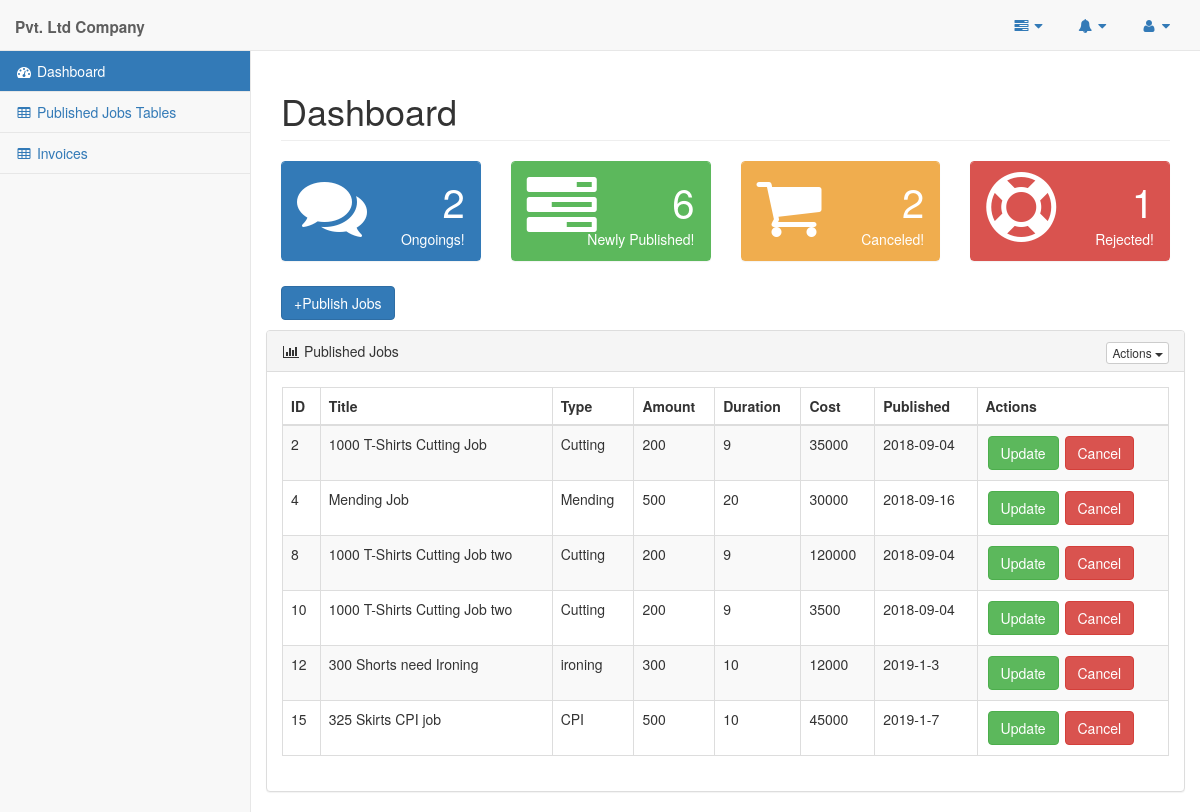
The app's page /pages/company.php, older data.
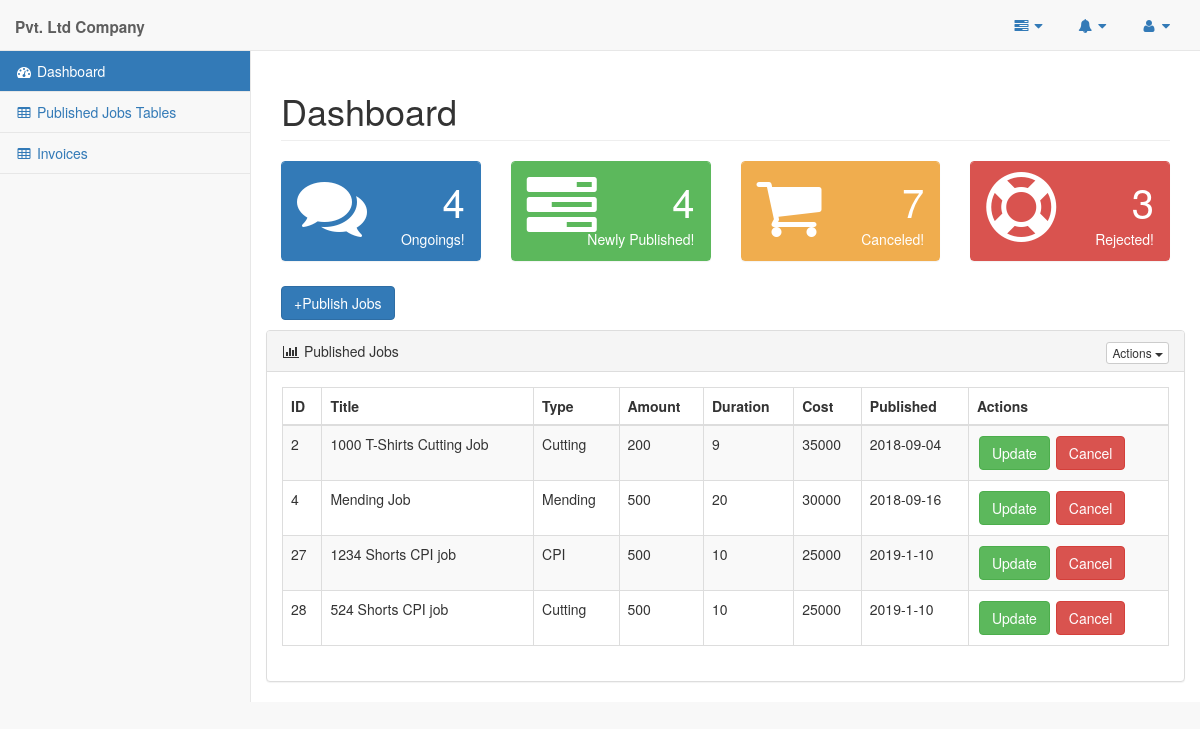
The same page, newer data.
### tables this page shows
CREATE TABLE `company_job` (
  `jobID` int(11) NOT NULL,
  `jobTitle` varchar(45) DEFAULT NULL,
  `jobType` varchar(45) DEFAULT NULL,
  `jobAmount` varchar(45) DEFAULT NULL,
  `jobPeriod` varchar(45) DEFAULT NULL,
  `jobPrice` int(45) DEFAULT NULL,
  `jobDate` varchar(45) DEFAULT NULL,
  `jobStatus` varchar(45) DEFAULT NULL,
  `comID` varchar(10) NOT NULL,
  `supID` varchar(45) NOT NULL
);

### pages/query_boxes/company_jobs_published.php (the view, shortened to what this page needs)
<?php
    $queryJob="SELECT * FROM company_job WHERE jobStatus='offline'";
    $resultJob=mysqli_query($conn,$queryJob);
    if(mysqli_num_rows($resultJob)>0){
        while($rowJob=mysqli_fetch_assoc($resultJob)){
            echo "<tr>
                    <td>".$rowJob['jobID']."</td>
                    <td>".$rowJob['jobTitle']."</td>
                    <td>".$rowJob['jobType']."</td>
                    <td>".$rowJob['jobAmount']."</td>
                    <td>".$rowJob['jobPeriod']."</td>
                    <td>".$rowJob['jobPrice']."</td>
                    <td>".$rowJob['jobDate']."</td>
                    <td><button style='margin:2px' class='btn btn-success' data-target='#".$rowJob['jobID']."' data-toggle='modal'>Update</button>
                    <button class='btn btn-danger'  data-target='#cancel_job" . $rowJob['jobID'] . "' data-toggle='modal' >Cancel</button></td>
                </tr>";
        }
    }
?>

### pages/query_boxes/company_ongoing_jobs_count.php
<?php
    $query="SELECT COUNT(jobID) AS jobCount  FROM company_job WHERE jobStatus='online' ";
    $result=mysqli_query($conn,$query);
    if(mysqli_num_rows($result)>0){
        $row=mysqli_fetch_assoc($result);
        echo $row['jobCount'];
    }
?>

### pages/query_boxes/company_newly_published_jobs_count.php
<?php
    $query="SELECT COUNT(jobID) AS jobCount  FROM company_job WHERE jobStatus='offline' ";
    $result=mysqli_query($conn,$query);
    if(mysqli_num_rows($result)>0){
        $row=mysqli_fetch_assoc($result);
        echo $row['jobCount'];
    }
?>

### pages/query_boxes/company_cancel_jobs_count.php
<?php
    $query="SELECT COUNT(jobID) AS jobCount  FROM company_job WHERE jobStatus='cancle' ";
    $result=mysqli_query($conn,$query);
    if(mysqli_num_rows($result)>0){
        $row=mysqli_fetch_assoc($result);
        echo $row['jobCount'];
    }
?>

### pages/query_boxes/company_rejected_jobs_count.php
<?php
    $query="SELECT COUNT(jobID) AS jobCount  FROM company_job WHERE jobStatus='rejected' ";
    $result=mysqli_query($conn,$query);
    if(mysqli_num_rows($result)>0){
        $row=mysqli_fetch_assoc($result);
        echo $row['jobCount'];
    }
?>

Row changes from the older to the newer data that the page shows:
no longer on this page (row edited): company_job: jobID "8", jobTitle "1000 T-Shirts Cutting Job two", jobType "Cutting", jobAmount "200", jobPeriod "9", jobPrice "120000", jobDate "2018-09-04"
no longer on this page (row edited): company_job: jobID "10", jobTitle "1000 T-Shirts Cutting Job two", jobType "Cutting", jobAmount "200", jobPeriod "9", jobPrice "3500", jobDate "2018-09-04"
no longer on this page (row edited): company_job: jobID "12", jobTitle "300 Shorts need Ironing", jobType "ironing", jobAmount "300", jobPeriod "10", jobPrice "12000", jobDate "2019-1-3"
no longer on this page (row edited): company_job: jobID "15", jobTitle "325 Skirts CPI job", jobType "CPI", jobAmount "500", jobPeriod "10", jobPrice "45000", jobDate "2019-1-7"
added company_job: jobID "27", jobTitle "1234 Shorts CPI job", jobType "CPI", jobAmount "500", jobPeriod "10", jobPrice "25000", jobDate "2019-1-10"
added company_job: jobID "28", jobTitle "524 Shorts CPI job", jobType "Cutting", jobAmount "500", jobPeriod "10", jobPrice "25000", jobDate "2019-1-10"
Text that changed along with them:
$row['jobCount']: "2" → "4"
$row['jobCount']: "6" → "4"
$row['jobCount']: "2" → "7"
$row['jobCount']: "1" → "3"
